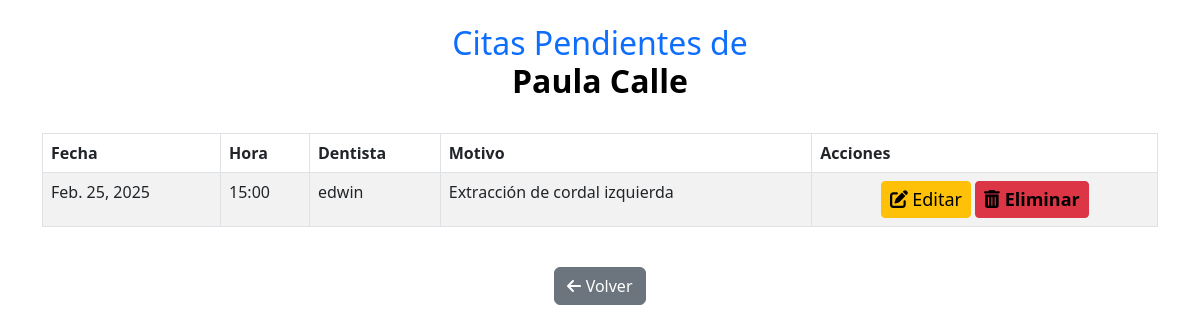
The app's page /ver_citas_pendientes/8/ (signed in) with its own data.
### login_app/models.py (models this page shows, shortened)
class CustomUser(AbstractUser):
    ROLE_CHOICES = [
        ('admin', 'Administrador'),
        ('auxiliar', 'Auxiliar Administrativo'),
        ('dentista', 'Dentista'),
        ('paciente', 'Paciente'),
    ]
    nombre_completo = models.CharField(max_length=255)
    numero_documento = models.CharField(max_length=20, unique=True)
    role = models.CharField(max_length=20, choices=ROLE_CHOICES, default='paciente')

class Cita(models.Model):
    paciente = models.ForeignKey(settings.AUTH_USER_MODEL, on_delete=models.CASCADE, related_name="citas_paciente")
    dentista = models.ForeignKey(settings.AUTH_USER_MODEL, on_delete=models.SET_NULL, null=True, blank=True, related_name="citas_dentista")
    fecha = models.DateField()
    hora = models.TimeField()
    motivo = models.TextField()
    estado = models.CharField(
        max_length=20,
        choices=[("pendiente", "Pendiente"), ("confirmada", "Confirmada"), ("cancelada", "Cancelada")],
        default="pendiente"
    )

### login_app/views.py (the view)
# urls.py: path("ver_citas_pendientes/<int:paciente_id>/", views.ver_citas_pendientes, name="ver_citas_pendientes"),
@login_required
def ver_citas_pendientes(request, paciente_id):
    paciente = get_object_or_404(CustomUser, id=paciente_id)  # Obtener el paciente por ID
    citas = Cita.objects.filter(paciente=paciente).order_by("fecha", "hora")  # Obtener citas pendientes
    return render(request, "funcionalidades/ver_citas.html", {"paciente": paciente, "citas": citas})

### login_app/templates/funcionalidades/ver_citas.html (shortened to what this page needs)
{% block content %}
<div class="container mt-4">
    <h2 class="text-center text-primary">Citas Pendientes de <p style="font-weight: bold; color: black;">{{ paciente.nombre_completo }}</p></h2>
    <div class="table-responsive">
        <table class="table table-striped table-bordered mt-3">
            <thead class="thead-dark">
                <tr>
                    <th>Fecha</th>
                    <th>Hora</th>
                    <th>Dentista</th>
                    <th>Motivo</th>
                    <th>Acciones</th>
                </tr>
            </thead>
            <tbody>
                {% for cita in citas %}
                <tr>
                    <td>{{ cita.fecha }}</td>
                    <td>{{ cita.hora|time:"H:i" }}</td>
                    <td>{{ cita.dentista.username }}</td>
                    <td>{{ cita.motivo }}</td>
                    <td class="text-center">
                        <a href="{% url 'editar_cita' cita.id %}" class="btn btn-warning btn-sm" style="font-size: 18px;">
                            <i class="fas fa-edit"></i> Editar
                        </a>
                        <a href="#" class="btn btn-danger btn-sm" onclick="confirmarEliminacion({{ cita.id }})" style="font-size: 18px; color: black; font-weight: bold;">
                            <i class="fas fa-trash-alt"></i> Eliminar
                        </a>
                    </td>
                </tr>
                {% empty %}
                <tr>
                    <td colspan="5" class="text-center text-muted">No hay citas pendientes.</td>
                </tr>
                {% endfor %}
            </tbody>
        </table>
    </div>
    <div class="text-center mt-4">
        <a href="{% url 'gestion_citas' %}" class="btn btn-secondary">
            <i class="fas fa-arrow-left"></i> Volver
        </a>
    </div>
</div>
<link rel="stylesheet" href="https://cdn.jsdelivr.net/npm/bootstrap@5.3.0/dist/css/bootstrap.min.css">
{% endblock %}

### records on screen
CustomUser: nombre_completo "Paula Calle"
Cita: fecha "Feb. 25, 2025", hora "15:00", dentista.username "edwin", motivo "Extracción de cordal izquierda"
